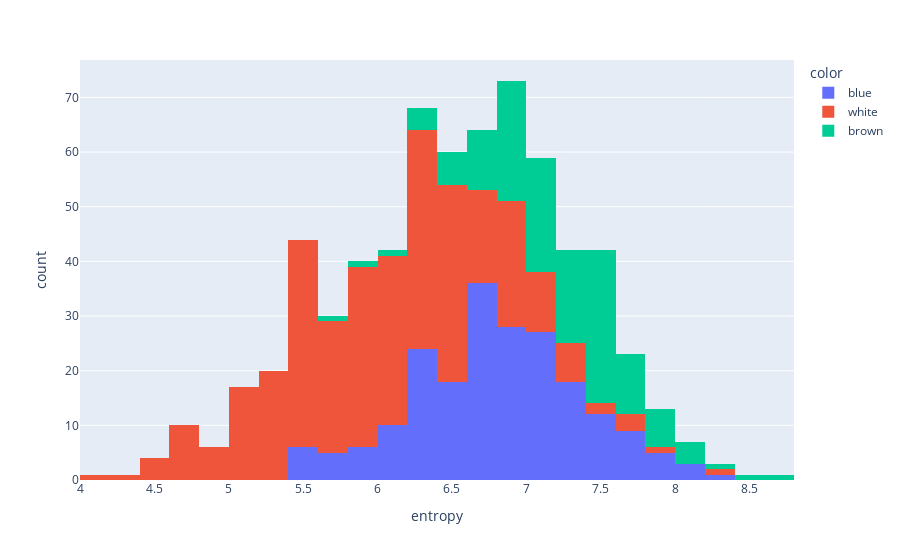

The code cell stored with this chart in its notebook:
### Code cell
import plotly.express as px

fig = px.histogram(df, x="entropy",color='color')
fig.show()

### Figure 1 — Plotly figure (JSON) as saved in the notebook; plotly's stock layout.template omitted (floating-point values rounded to 4 significant figures; data arrays with more than 128 entries replaced by an {"elided": "..."} marker saying what was removed)
{"data": [{"alignmentgroup": "True", "bingroup": "x", "hovertemplate": "color=blue<br>entropy=%{x}<br>count=%{y}<extra></extra>", "legendgroup": "blue", "marker": {"color": "#636efa"}, "name": "blue", "offsetgroup": "blue", "orientation": "v", "showlegend": true, "type": "histogram", "x": {"elided": "208 float values"}, "xaxis": "x", "yaxis": "y"}, {"alignmentgroup": "True", "bingroup": "x", "hovertemplate": "color=white<br>entropy=%{x}<br>count=%{y}<extra></extra>", "legendgroup": "white", "marker": {"color": "#EF553B"}, "name": "white", "offsetgroup": "white", "orientation": "v", "showlegend": true, "type": "histogram", "x": {"elided": "326 float values"}, "xaxis": "x", "yaxis": "y"}, {"alignmentgroup": "True", "bingroup": "x", "hovertemplate": "color=brown<br>entropy=%{x}<br>count=%{y}<extra></extra>", "legendgroup": "brown", "marker": {"color": "#00cc96"}, "name": "brown", "offsetgroup": "brown", "orientation": "v", "showlegend": true, "type": "histogram", "x": {"elided": "137 float values"}, "xaxis": "x", "yaxis": "y"}], "layout": {"barmode": "relative", "legend": {"title": {"text": "color"}, "tracegroupgap": 0}, "margin": {"t": 60}, "xaxis": {"anchor": "y", "domain": [0, 1], "title": {"text": "entropy"}}, "yaxis": {"anchor": "x", "domain": [0, 1], "title": {"text": "count"}}}}
